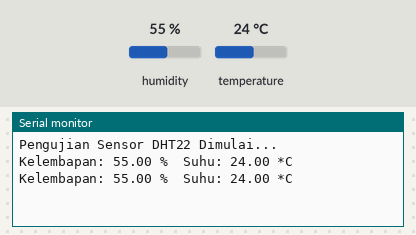
Bench run of a sketch on a simulated ESP8266 (Wemos D1 mini). Parts: the last lines printed to the serial monitor. Inputs (shaded band) come from the test bench; at power-on: humidity 55 %, temperature 24 °C.

Above: at 4.8 s.
4.9 s: humidity set to 22 %
At 6.4 s:
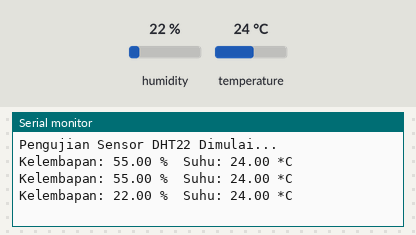
7.9 s: temperature set to 12 °C
At 9.3 s:
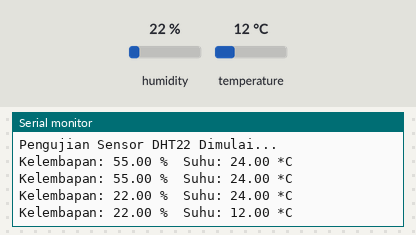
10.9 s: humidity set to 40 %
At 12.8 s:
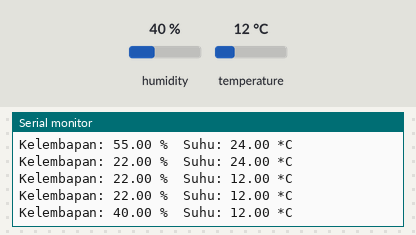
Timing chart, 0 to 14.3 s (numbered marks = the images above; inputs shaded):
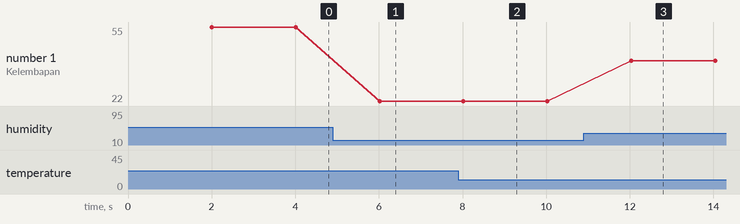

The sketch:

4.Pengujian_DHT22.ino
```cpp
#include "DHT.h"
#define DHTPIN D5       // Pin D5 pada Wemos D1 R2
#define DHTTYPE DHT22   // Tipe sensor DHT22

DHT dht(DHTPIN, DHTTYPE);

void setup() {
  Serial.begin(9600);
  Serial.println("Pengujian Sensor DHT22 Dimulai...");
  dht.begin();
}

void loop() {
  delay(2000);

  float h = dht.readHumidity();
  float t = dht.readTemperature();

  // Validasi apakah pembacaan berhasil
  if (isnan(h) || isnan(t)) {
    Serial.println("Gagal membaca dari sensor DHT!");
    return;
  }
  Serial.print("Kelembapan: ");
  Serial.print(h);
  Serial.print(" %\t");
  Serial.print("Suhu: ");
  Serial.print(t);
  Serial.println(" *C");
}
```

Measured:
- after the input at 4.9 s, the serial monitor: prints a new line after 1.1 s (image 1)
- after the input at 7.9 s, the serial monitor: prints a new line after 0.12 s (image 2)
- after the input at 10.9 s, the serial monitor: prints a new line after 1.1 s (image 3)
- plotted number 1: 55 → 22 after the input at 4.9 s, 22 → 40 after the input at 10.9 s
